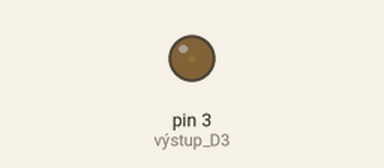
Recording of a sketch running on a simulated Arduino Uno, built with avr-gcc and run on an emulated ATmega328P. Parts: output pins drawn as LEDs (lit = HIGH).

Above: at 0.05 s.
At 1.15 s:
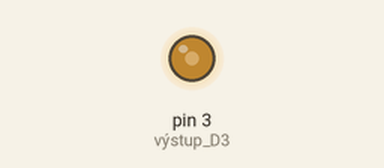
At 2.3 s:
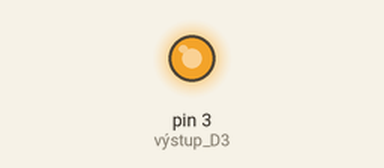
At 4.55 s:
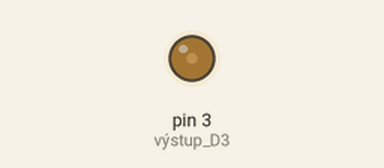
Timing chart, 0 to 6.6 s (numbered marks = the images above):
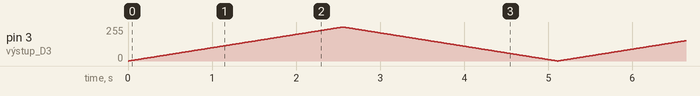

The sketch:

prog_2.ino
```cpp
/*
 * MOSFET prakticky
 * Ovládání LED přes tranzistor připojený k výstupu 3
 *
 * laskarduino.cz
 * (c) 2021
 */

void setup() {
    pinMode(3, OUTPUT); // výstup D3

}

void loop() {
    for(int i=0; i<255; i++)
    {
        analogWrite(3, i);
        delay(10);
    }
    for(int i=255; i>0; i--)
    {
        analogWrite(3, i);
        delay(10);
    }
}
```
